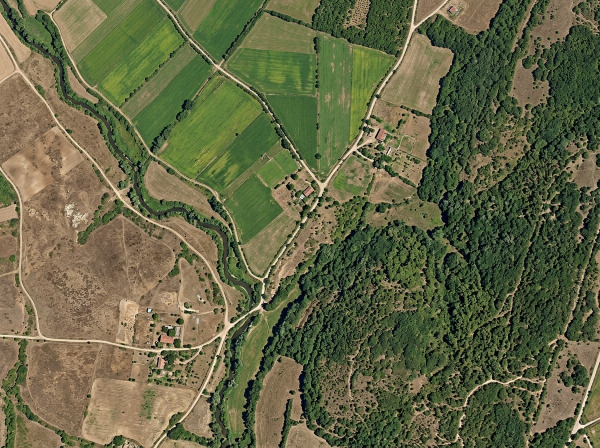
#> input picture satellite_image.jpg, 1200 x 896 px (shown at 1/2 size)
$ python vegetation_detector.py   (older library calls are emulated)
#> lines starting #> are read from the running program, lines starting #| are printed output that depends on the picture; after the words box and inside, x2 and y2 are one past the last pixel; in counts of white or black regions, pixels touching at a corner belong together
"""
Vegetation Detection in Satellite Images using OpenCV & Remote Sensing Indices

This module implements multiple vegetation detection algorithms
and provides comparison analysis, density mapping, and statistics.

Methods implemented:
    1. HSV Color Space Segmentation
    2. Excess Green Index (ExG)
    3. Excess Green minus Red (ExGR)
    4. Visible Atmospherically Resistant Index (VARI)
    5. Green Leaf Index (GLI)
    6. Sobel Edge Detection (baseline method, retained for comparison)
"""

import cv2
import numpy as np
import pandas as pd
import os
import json
import base64
import sys
from io import BytesIO


# =============================================================================
# IMAGE LOADING & PREPROCESSING
# =============================================================================

def load_image(image_path):
    """
    Load and validate a satellite image from disk.

    Args:
        image_path (str): Path to the satellite image file.

    Returns:
        numpy.ndarray: The loaded BGR image.

    Raises:
        FileNotFoundError: If the image file does not exist.
        ValueError: If the image cannot be decoded by OpenCV.
    """
    if not os.path.exists(image_path):
        raise FileNotFoundError(f"Image not found: {image_path}")

    image = cv2.imread(image_path)
    if image is None:
        raise ValueError(f"Unable to decode image: {image_path}")

    return image


def preprocess_image(image, max_dimension=1200):
    """
    Preprocess the image: resize if too large and apply light Gaussian blur
    to reduce noise while preserving vegetation features.

    Args:
        image (numpy.ndarray): Input BGR image.
        max_dimension (int): Maximum width or height. Image is resized
            proportionally if either dimension exceeds this value.

    Returns:
        numpy.ndarray: Preprocessed BGR image.
    """
    h, w = image.shape[:2]
    if max(h, w) > max_dimension:
        scale = max_dimension / max(h, w)
        image = cv2.resize(image, (int(w * scale), int(h * scale)),
                           interpolation=cv2.INTER_AREA)

    # Light Gaussian blur to reduce noise
    image = cv2.GaussianBlur(image, (3, 3), 0)
    return image


# =============================================================================
# VEGETATION DETECTION METHODS
# =============================================================================

def detect_hsv(image, lower_hsv=None, upper_hsv=None):
    """
    Detect vegetation using HSV color space thresholding.

    Vegetation typically appears in the green hue range (25-85) with
    moderate to high saturation and value. This method converts the
    image to HSV and creates a binary mask of pixels within the
    specified range.

    Args:
        image (numpy.ndarray): Input BGR image.
        lower_hsv (tuple): Lower HSV bound as (H, S, V).
            Defaults to (25, 30, 30).
        upper_hsv (tuple): Upper HSV bound as (H, S, V).
            Defaults to (95, 255, 255).

    Returns:
        numpy.ndarray: Binary mask (0 or 255) where 255 = vegetation.
    """
    if lower_hsv is None:
        lower_hsv = (25, 30, 30)
    if upper_hsv is None:
        upper_hsv = (95, 255, 255)

    hsv = cv2.cvtColor(image, cv2.COLOR_BGR2HSV)
    mask = cv2.inRange(hsv, np.array(lower_hsv), np.array(upper_hsv))

    # Morphological operations to clean up noise
    kernel = cv2.getStructuringElement(cv2.MORPH_ELLIPSE, (5, 5))
    mask = cv2.morphologyEx(mask, cv2.MORPH_OPEN, kernel)
    mask = cv2.morphologyEx(mask, cv2.MORPH_CLOSE, kernel)

    return mask


def detect_exg(image, threshold=20):
    """
    Detect vegetation using the Excess Green Index (ExG).

    Formula: ExG = 2*G - R - B

    This index highlights pixels where the green channel significantly
    exceeds the red and blue channels, which is characteristic of
    healthy vegetation.

    Args:
        image (numpy.ndarray): Input BGR image.
        threshold (float): Minimum ExG value to classify as vegetation.
            Defaults to 20.

    Returns:
        numpy.ndarray: Binary mask (0 or 255) where 255 = vegetation.
    """
    b, g, r = cv2.split(image.astype(np.float64))
    exg = 2.0 * g - r - b

    mask = np.zeros_like(exg, dtype=np.uint8)
    mask[exg > threshold] = 255

    # Clean up
    kernel = cv2.getStructuringElement(cv2.MORPH_ELLIPSE, (5, 5))
    mask = cv2.morphologyEx(mask, cv2.MORPH_OPEN, kernel)

    return mask


def detect_exgr(image, threshold=10):
    """
    Detect vegetation using Excess Green minus Excess Red (ExGR).

    Formula: ExGR = ExG - ExR = (2*G - R - B) - (1.4*R - G)
                  = 3*G - 2.4*R - B

    This index provides better separation of vegetation from soil
    compared to ExG alone, as it penalizes red-heavy pixels.

    Args:
        image (numpy.ndarray): Input BGR image.
        threshold (float): Minimum ExGR value to classify as vegetation.
            Defaults to 10.

    Returns:
        numpy.ndarray: Binary mask (0 or 255) where 255 = vegetation.
    """
    b, g, r = cv2.split(image.astype(np.float64))
    exgr = 3.0 * g - 2.4 * r - b

    mask = np.zeros_like(exgr, dtype=np.uint8)
    mask[exgr > threshold] = 255

    kernel = cv2.getStructuringElement(cv2.MORPH_ELLIPSE, (5, 5))
    mask = cv2.morphologyEx(mask, cv2.MORPH_OPEN, kernel)

    return mask


def detect_vari(image, threshold=0.05):
    """
    Detect vegetation using the Visible Atmospherically Resistant Index (VARI).

    Formula: VARI = (G - R) / (G + R - B)

    VARI is designed to be more robust to atmospheric effects and
    lighting variation than simple color thresholding.

    Args:
        image (numpy.ndarray): Input BGR image.
        threshold (float): Minimum VARI value to classify as vegetation.
            Defaults to 0.05.

    Returns:
        numpy.ndarray: Binary mask (0 or 255) where 255 = vegetation.
    """
    b, g, r = cv2.split(image.astype(np.float64))

    denominator = g + r - b
    # Avoid division by zero
    denominator[denominator == 0] = 0.001

    vari = (g - r) / denominator

    mask = np.zeros_like(vari, dtype=np.uint8)
    mask[vari > threshold] = 255

    kernel = cv2.getStructuringElement(cv2.MORPH_ELLIPSE, (5, 5))
    mask = cv2.morphologyEx(mask, cv2.MORPH_OPEN, kernel)

    return mask


def detect_gli(image, threshold=0.02):
    """
    Detect vegetation using the Green Leaf Index (GLI).

    Formula: GLI = (2*G - R - B) / (2*G + R + B)

    GLI normalizes the Excess Green Index, making it less sensitive
    to overall brightness changes and useful for leaf area estimation.

    Args:
        image (numpy.ndarray): Input BGR image.
        threshold (float): Minimum GLI value to classify as vegetation.
            Defaults to 0.02.

    Returns:
        numpy.ndarray: Binary mask (0 or 255) where 255 = vegetation.
    """
    b, g, r = cv2.split(image.astype(np.float64))

    numerator = 2.0 * g - r - b
    denominator = 2.0 * g + r + b
    denominator[denominator == 0] = 0.001

    gli = numerator / denominator

    mask = np.zeros_like(gli, dtype=np.uint8)
    mask[gli > threshold] = 255

    kernel = cv2.getStructuringElement(cv2.MORPH_ELLIPSE, (5, 5))
    mask = cv2.morphologyEx(mask, cv2.MORPH_OPEN, kernel)

    return mask


def detect_sobel(image, threshold_value=100):
    """
    Detect edges using Sobel operator (baseline method).

    This method detects edges/boundaries rather than vegetation directly.
    Retained for comparison purposes to demonstrate the improvement
    of color-based methods over edge-based detection.

    Args:
        image (numpy.ndarray): Input BGR image.
        threshold_value (float): Gradient magnitude threshold.
            Defaults to 100.

    Returns:
        numpy.ndarray: Binary mask (0 or 255) where 255 = edge pixel.
    """
    gray = cv2.cvtColor(image, cv2.COLOR_BGR2GRAY)

    sobel_x = cv2.Sobel(gray, cv2.CV_64F, 1, 0, ksize=3)
    sobel_y = cv2.Sobel(gray, cv2.CV_64F, 0, 1, ksize=3)
    gradient_magnitude = cv2.magnitude(sobel_x, sobel_y)

    _, mask = cv2.threshold(gradient_magnitude, threshold_value, 255,
                            cv2.THRESH_BINARY)

    return mask.astype(np.uint8)


# =============================================================================
# ANALYSIS & STATISTICS
# =============================================================================

def compute_statistics(mask, image_shape):
    """
    Compute vegetation coverage statistics from a binary mask.

    Args:
        mask (numpy.ndarray): Binary mask (0 or 255).
        image_shape (tuple): Shape of the original image (H, W, C).

    Returns:
        dict: Statistics including pixel counts, coverage percentage,
              and estimated area.
    """
    total_pixels = mask.shape[0] * mask.shape[1]
    vegetation_pixels = int(np.count_nonzero(mask))
    non_vegetation_pixels = total_pixels - vegetation_pixels
    coverage_pct = round((vegetation_pixels / total_pixels) * 100, 2)

    return {
        "total_pixels": total_pixels,
        "vegetation_pixels": vegetation_pixels,
        "non_vegetation_pixels": non_vegetation_pixels,
        "coverage_percentage": coverage_pct,
        "image_width": image_shape[1],
        "image_height": image_shape[0],
    }


def compute_density_heatmap(mask, grid_size=20):
    """
    Divide the image into a grid and compute vegetation density per cell.

    Args:
        mask (numpy.ndarray): Binary vegetation mask.
        grid_size (int): Number of grid divisions along each axis.
            Defaults to 20.

    Returns:
        numpy.ndarray: 2D array of density values (0.0 to 1.0) for each cell.
        list: List of dicts with per-cell statistics for CSV export.
    """
    h, w = mask.shape
    cell_h = h // grid_size
    cell_w = w // grid_size

    density_map = np.zeros((grid_size, grid_size), dtype=np.float64)
    cell_data = []

    for row in range(grid_size):
        for col in range(grid_size):
            y_start = row * cell_h
            y_end = (row + 1) * cell_h if row < grid_size - 1 else h
            x_start = col * cell_w
            x_end = (col + 1) * cell_w if col < grid_size - 1 else w

            cell = mask[y_start:y_end, x_start:x_end]
            cell_total = cell.shape[0] * cell.shape[1]
            cell_veg = int(np.count_nonzero(cell))
            density = cell_veg / cell_total if cell_total > 0 else 0

            density_map[row, col] = density
            cell_data.append({
                "grid_row": row,
                "grid_col": col,
                "y_start": y_start,
                "y_end": y_end,
                "x_start": x_start,
                "x_end": x_end,
                "vegetation_pixels": cell_veg,
                "total_pixels": cell_total,
                "density": round(density, 4),
            })

    return density_map, cell_data


def create_overlay(image, mask, color=(0, 255, 0), alpha=0.4):
    """
    Create a semi-transparent colored overlay on the original image
    highlighting detected vegetation.

    Args:
        image (numpy.ndarray): Original BGR image.
        mask (numpy.ndarray): Binary vegetation mask.
        color (tuple): BGR color for the overlay. Defaults to green.
        alpha (float): Overlay transparency (0=invisible, 1=opaque).
            Defaults to 0.4.

    Returns:
        numpy.ndarray: Image with colored overlay on vegetation areas.
    """
    overlay = image.copy()
    overlay[mask == 255] = color
    result = cv2.addWeighted(overlay, alpha, image, 1 - alpha, 0)
    return result


def create_density_visualization(image, density_map, grid_size=20):
    """
    Create a color-coded density heatmap overlay on the original image.

    Uses a color gradient from red (no vegetation) through yellow
    (sparse) to green (dense vegetation).

    Args:
        image (numpy.ndarray): Original BGR image.
        density_map (numpy.ndarray): 2D density values (0-1).
        grid_size (int): Number of grid divisions.

    Returns:
        numpy.ndarray: Image with density heatmap overlay.
    """
    h, w = image.shape[:2]
    heatmap = np.zeros((h, w), dtype=np.float64)

    cell_h = h // grid_size
    cell_w = w // grid_size

    for row in range(grid_size):
        for col in range(grid_size):
            y_start = row * cell_h
            y_end = (row + 1) * cell_h if row < grid_size - 1 else h
            x_start = col * cell_w
            x_end = (col + 1) * cell_w if col < grid_size - 1 else w
            heatmap[y_start:y_end, x_start:x_end] = density_map[row, col]

    # Scale to 0-255 and apply colormap
    heatmap_uint8 = (heatmap * 255).astype(np.uint8)
    colored = cv2.applyColorMap(heatmap_uint8, cv2.COLORMAP_JET)

    # Blend with original
    result = cv2.addWeighted(colored, 0.5, image, 0.5, 0)
    return result


# =============================================================================
# COMPARISON ANALYSIS
# =============================================================================

def run_all_methods(image):
    """
    Run all vegetation detection methods on the given image and return
    their masks and statistics.

    Args:
        image (numpy.ndarray): Input BGR image.

    Returns:
        dict: Mapping of method name to a dict containing 'mask',
              'stats', and 'overlay'.
    """
    methods = {
        "HSV Segmentation": detect_hsv,
        "Excess Green (ExG)": detect_exg,
        "Excess Green-Red (ExGR)": detect_exgr,
        "VARI": detect_vari,
        "Green Leaf Index (GLI)": detect_gli,
        "Sobel Edge (Original)": detect_sobel,
    }

    results = {}
    for name, func in methods.items():
        mask = func(image)
        stats = compute_statistics(mask, image.shape)
        overlay = create_overlay(image, mask)
        results[name] = {
            "mask": mask,
            "stats": stats,
            "overlay": overlay,
        }

    return results


# =============================================================================
# EXTENDED ANALYSIS MODULES (PHASE 1)
# =============================================================================

# [526 lines left out: functions calculate_real_world_area, analyze_patches_and_fragmentation, classify_vegetation_health, detect_temporal_change, calculate_carbon_sequestration, simulate_color_infrared and 2 more, not called in this run]


def export_comparison_csv(results, output_path):
    """
    Export a comparison table of all detection methods to CSV.

    Args:
        results (dict): Output from run_all_methods().
        output_path (str): Path to save the CSV file.
    """
    rows = []
    for method_name, data in results.items():
        s = data["stats"]
        rows.append({
            "Method": method_name,
            "Vegetation Pixels": s["vegetation_pixels"],
            "Total Pixels": s["total_pixels"],
            "Coverage (%)": s["coverage_percentage"],
        })

    df = pd.DataFrame(rows)
    df.to_csv(output_path, index=False)
    return df


def export_density_csv(cell_data, output_path):
    """
    Export per-grid-cell vegetation density data to CSV.

    Args:
        cell_data (list): List of dicts from compute_density_heatmap().
        output_path (str): Path to save the CSV file.
    """
    df = pd.DataFrame(cell_data)
    df.to_csv(output_path, index=False)
    return df


# =============================================================================
# MAIN EXECUTION (CLI MODE)
# =============================================================================

def main():
    """
    Command-line interface for vegetation detection.
    Processes the satellite image, runs all methods, generates outputs.
    """
    import argparse

    parser = argparse.ArgumentParser(
        description="Vegetation Detection in Satellite Images using OpenCV"
    )
    parser.add_argument(
        "--image", "-i",
        default="satellite_image.jpg",
        help="Path to the satellite image (default: satellite_image.jpg)"
    )
    parser.add_argument(
        "--output-dir", "-o",
        default="output",
        help="Directory for output files (default: output)"
    )
    parser.add_argument(
        "--grid-size", "-g",
        type=int, default=20,
        help="Grid size for density heatmap (default: 20)"
    )

    args = parser.parse_args()

    # Create output directory
    os.makedirs(args.output_dir, exist_ok=True)

    print("=" * 60)
    print("Vegetation Detection in Satellite Images (OpenCV Engine)")
    print("=" * 60)

    # Load and preprocess
    print(f"\n[1/5] Loading image: {args.image}")
    image = load_image(args.image)
#> in load_image, image is the input picture: shape (896, 1200, 3); mean B, G, R 70.2, 102.4, 100.9
    image = preprocess_image(image)
    print(f"      Image size: {image.shape[1]}x{image.shape[0]} pixels")
#|       Image size: 1200x896 pixels

    # Run all detection methods
    print("\n[2/5] Running vegetation detection methods...")
    results = run_all_methods(image)
#> the loop in run_all_methods, `for name, func in methods.items():` made 6 passes
#> (vegetation_pixels in compute_statistics, non_vegetation_pixels in compute_statistics, coverage_pct in compute_statistics) on passes 1 to 6: (653591, 421609, 60.79), (639340, 435860, 59.46), (520548, 554652, 48.41), (536896, 538304, 49.93), (781982, 293218, 72.73), (321318, 753882, 29.88)
#> pass 1, in detect_hsv, `mask = cv2.morphologyEx(mask, cv2.MORPH_CLOSE, kernel)`:
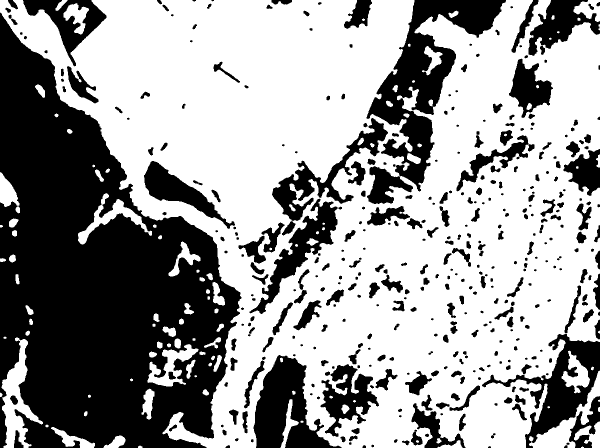
#> mask: shape (896, 1200) (shown at 1/2 size); 60.8% white; 397 black regions (67 under 20 px), largest, box (x1, y1, x2, y2) and area: (0, 25, 483, 896) 240095, (733, 0, 1012, 383) 32211, (507, 710, 683, 896) 16508
#> after the loop in run_all_methods, `for name, func in methods.items():`:
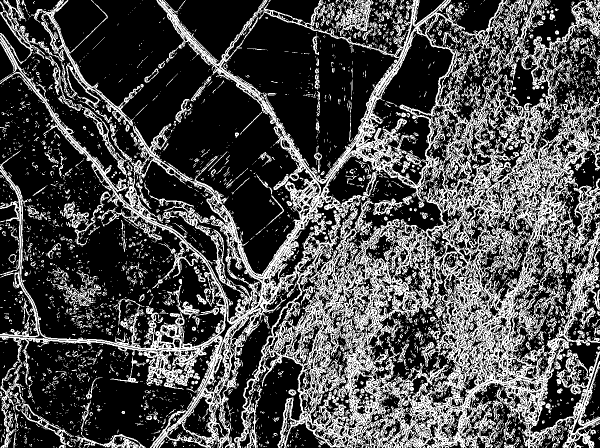
#> mask: shape (896, 1200) (shown at 1/2 size); 29.9% white in thin lines or dots
#> after the loop in run_all_methods, `for name, func in methods.items():`: results = 6 items
#> results = 6 items

    for name, data in results.items():
        s = data["stats"]
        print(f"      {name:30s} -> {s['coverage_percentage']:6.2f}% coverage")
#> this loop made 6 passes
#> name on passes 1 to 6: 'HSV Segmentation', 'Excess Green (ExG)', 'Excess Green-Red (ExGR)', 'VARI', 'Green Leaf Index (GLI)', 'Sobel Edge (Original)'
#> (printed output is left out)

    # Generate density heatmap (using best method: HSV)
    print(f"\n[3/5] Computing density heatmap (grid: {args.grid_size}x{args.grid_size})...")
    hsv_mask = results["HSV Segmentation"]["mask"]
    density_map, cell_data = compute_density_heatmap(hsv_mask, args.grid_size)
#> after the loop in compute_density_heatmap, `for row in range(grid_size):`:
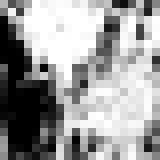
#> density_map: shape (20, 20) float64 (shown 8 times larger); min 0, max 1, mean 0.61
#> after the loop in compute_density_heatmap, `for row in range(grid_size):`: cell_data = 400 items
#> cell_data = 400 items
    density_viz = create_density_visualization(image, density_map, args.grid_size)
#> after the loop in create_density_visualization, `for row in range(grid_size):`:
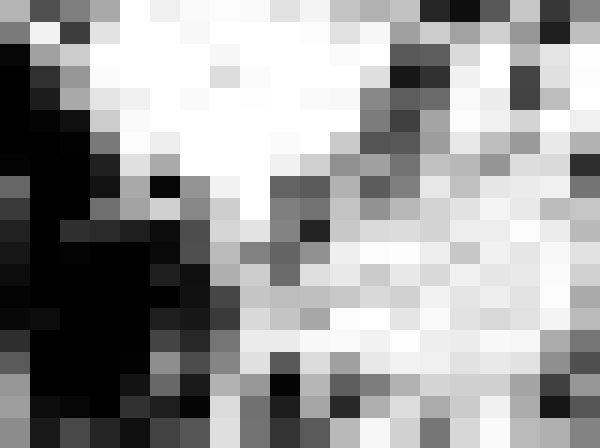
#> heatmap: shape (896, 1200) float64 (shown at 1/2 size); min 0, max 1, mean 0.608
#> in create_density_visualization, `colored = cv2.applyColorMap(heatmap_uint8, cv2.COLORMAP_JET)`:
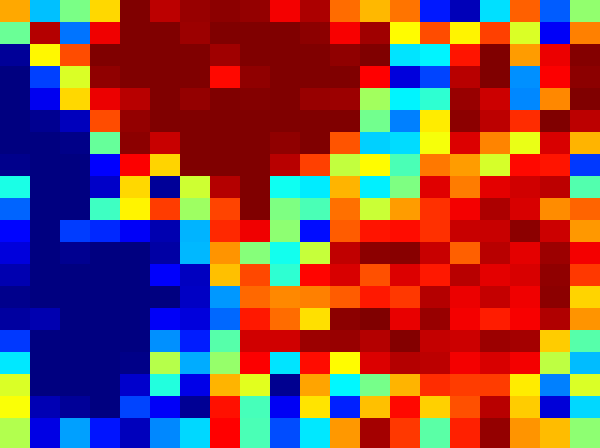
#> colored: shape (896, 1200, 3) (shown at 1/2 size); mean B, G, R 73.5, 72.2, 133.7
#> in create_density_visualization, `result = cv2.addWeighted(colored, 0.5, image, 0.5, 0)`:
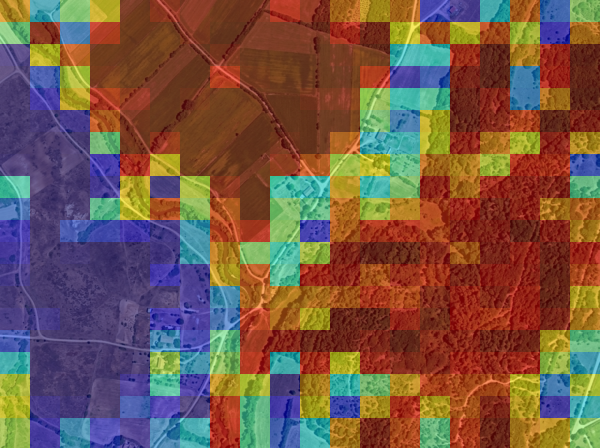
#> result: shape (896, 1200, 3) (shown at 1/2 size); mean B, G, R 71.9, 87.3, 117.3

    # Save output images
    print(f"\n[4/5] Saving results to {args.output_dir}/...")
    cv2.imwrite(os.path.join(args.output_dir, "original.jpg"), image)
    for name, data in results.items():
        safe_name = name.lower().replace(" ", "_").replace("(", "").replace(")", "")
        cv2.imwrite(
            os.path.join(args.output_dir, f"mask_{safe_name}.jpg"), data["mask"]
        )
        cv2.imwrite(
            os.path.join(args.output_dir, f"overlay_{safe_name}.jpg"),
            data["overlay"]
        )
#> this loop made 6 passes
#> pass 2, in main, `cv2.imwrite( os.path.join(args.output_dir, f"overlay_{safe_name}.jpg")..`:
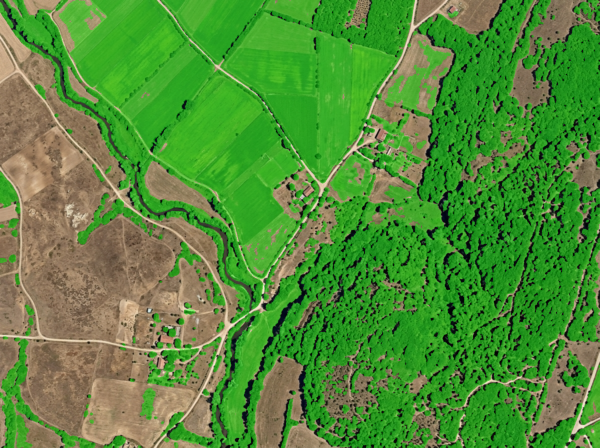
#> saved as overlay_excess_green_exg.jpg: shape (896, 1200, 3) (shown at 1/2 size); mean B, G, R 56.3, 140.3, 81.6
    cv2.imwrite(os.path.join(args.output_dir, "density_heatmap.jpg"), density_viz)

    # Export CSV data
    print("\n[5/5] Exporting data to CSV...")
    comparison_df = export_comparison_csv(
        results, os.path.join(args.output_dir, "method_comparison.csv")
    )
#> the loop in export_comparison_csv, `for method_name, data in results.items():` made 6 passes
#> after the loop in export_comparison_csv, `for method_name, data in results.items():`: rows = 6 items
#> in export_comparison_csv, `df = pd.DataFrame(rows)`: df = table of 6 rows and 4 columns
    density_df = export_density_csv(
        cell_data, os.path.join(args.output_dir, "density_data.csv")
    )
#> in export_density_csv, `df = pd.DataFrame(cell_data)`: df = table of 400 rows and 9 columns

    print("\n" + "=" * 60)
    print("RESULTS SUMMARY")
    print("=" * 60)
    print(comparison_df.to_string(index=False))
#|                  Method  Vegetation Pixels  Total Pixels  Coverage (%)
#|        HSV Segmentation             653591       1075200         60.79
#|      Excess Green (ExG)             639340       1075200         59.46
#| Excess Green-Red (ExGR)             520548       1075200         48.41
#|                    VARI             536896       1075200         49.93
#|  Green Leaf Index (GLI)             781982       1075200         72.73
#> (further printed lines are left out)
    print(f"\nAverage vegetation density: {density_map.mean():.2%}")
#| Average vegetation density: 60.95%
    print(f"Max cell density:          {density_map.max():.2%}")
#| Max cell density:          100.00%
    print(f"Min cell density:          {density_map.min():.2%}")
#| Min cell density:          0.00%
    print(f"\nAll outputs saved to: {os.path.abspath(args.output_dir)}/")
#| All outputs saved to: output/
    print("=" * 60)


if __name__ == "__main__":
    main()
